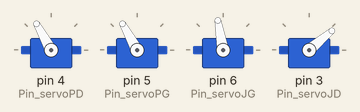
Bench run of a sketch on a simulated Arduino Uno, built with avr-gcc and run on an emulated ATmega328P. Parts: 4 × servo.

Above: at 0.55 s.
At 0.95 s:
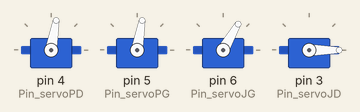
At 1.4 s:
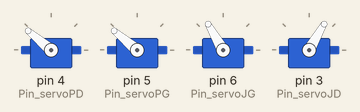
At 1.95 s:
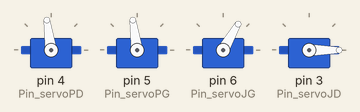
At 2.25 s:
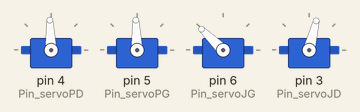
At 2.55 s:
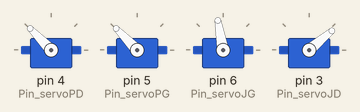
Timing chart, 0 to 3.5 s (numbered marks = the images above):
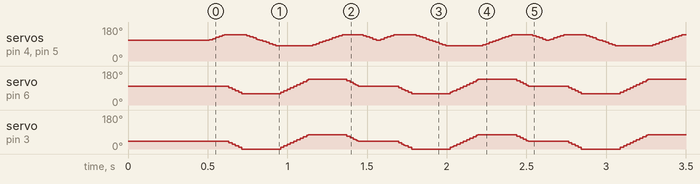

The sketch:

OTTO_walking_basic.ino
```cpp
#include <Servo.h>                      // library for Servomotor

#define Pin_servoPG 5                   // declaration of global variables for pin
#define Pin_servoPD 4
#define Pin_servoJG 6
#define Pin_servoJD 3

Servo servoPG;                          // declaration of 4 servomotor object
Servo servoPD;
Servo servoJG;
Servo servoJD;

int pjg = 100;                          // declaration of global variables for position of balance of each motor
int pjd = 40;
int ppd = 110;
int ppg = 110;


void setup() {
  Serial.begin(9600);                   // for communicate with the serial monitor well

  servoPD.attach(Pin_servoPD);          // attached each pin to the corrected motor
  servoPG.attach(Pin_servoPG);
  servoJG.attach(Pin_servoJG);
  servoJD.attach(Pin_servoJD);

  servoJG.write(pjg);                   // otto stands up every time he starts up, waits half a second
  servoJD.write(pjd);
  servoPD.write(ppd);
  servoPG.write(ppg);
  delay(500);                           //waits half a second (500ms)
}

void walk(int i) {
  int c = 0;
  while (c != 33) {                     // feet movement
    servoPG.write(ppg + c);
    servoPD.write(ppd + c);
    c = c + 3;
    delay(i);
  }

  c = 0;
  while (c != 44) {                     // legs movement
    servoJG.write(pjg - c);
    servoJD.write(pjd - c);
    c = c + 4;
    delay(i);
  }

  c = 30;
  while (c != -33) {                    // feet movement
    servoPD.write(ppd + c);
    servoPG.write(ppg + c);
    c = c - 3;
    delay(i);
  }

  c = -40;
  while (c != 40) {                     // legs movement
    servoJG.write(pjg + c);
    servoJD.write(pjd + c);
    c = c + 4;
    delay(i);
  }

  c = -30;
  while (c != 33) {                     // feet movement
    servoPD.write(ppd + c);
    servoPG.write(ppg + c);
    c = c + 3;
    delay(i);
  }

  c = 36;
  while (c != -4) {                     // legs movement
    servoJG.write(pjg + c);
    servoJD.write(pjd + c);
    c = c - 4;
    delay(i);
  }

  c = 30;
  while (c != -3) {                     // feet movement
    servoPD.write(ppd + c);
    servoPG.write(ppg + c);
    c = c - 3;
    delay(i);
  }
}


void loop(){
  walk(10);                             // walk in a loop
}
```
